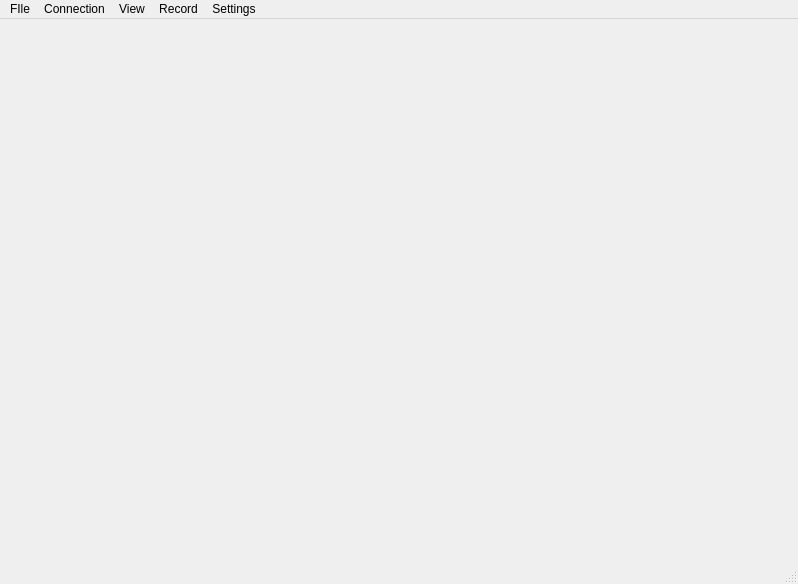
<?xml version="1.0" encoding="UTF-8"?>
<ui version="4.0">
 <class>MainWindow</class>
 <widget class="QMainWindow" name="MainWindow">
  <property name="enabled">
   <bool>true</bool>
  </property>
  <property name="geometry">
   <rect>
    <x>0</x>
    <y>0</y>
    <width>798</width>
    <height>584</height>
   </rect>
  </property>
  <property name="windowTitle">
   <string>MainWindow</string>
  </property>
  <widget class="QWidget" name="centralwidget">
   <layout class="QHBoxLayout" name="horizontalLayout">
    <property name="leftMargin">
     <number>0</number>
    </property>
    <property name="topMargin">
     <number>0</number>
    </property>
    <property name="rightMargin">
     <number>0</number>
    </property>
    <property name="bottomMargin">
     <number>0</number>
    </property>
    <item>
     <layout class="QHBoxLayout" name="horizontalLayout_2">
      <item>
       <widget class="DisplayBuffer" name="label">
        <property name="sizePolicy">
         <sizepolicy hsizetype="Expanding" vsizetype="Expanding">
          <horstretch>0</horstretch>
          <verstretch>0</verstretch>
         </sizepolicy>
        </property>
        <property name="cursor">
         <cursorShape>ArrowCursor</cursorShape>
        </property>
        <property name="styleSheet">
         <string notr="true"/>
        </property>
        <property name="text">
         <string/>
        </property>
        <property name="scaledContents">
         <bool>true</bool>
        </property>
       </widget>
      </item>
     </layout>
    </item>
   </layout>
  </widget>
  <widget class="QMenuBar" name="menubar">
   <property name="geometry">
    <rect>
     <x>0</x>
     <y>0</y>
     <width>798</width>
     <height>21</height>
    </rect>
   </property>
   <widget class="QMenu" name="menuFile">
    <property name="title">
     <string>Settings</string>
    </property>
    <addaction name="action_Security"/>
    <addaction name="action_UI"/>
   </widget>
   <widget class="QMenu" name="menuView">
    <property name="title">
     <string>View</string>
    </property>
    <addaction name="action_Fullscreen"/>
   </widget>
   <widget class="QMenu" name="menuFIle">
    <property name="title">
     <string>FIle</string>
    </property>
    <addaction name="action_Save_To"/>
    <addaction name="separator"/>
    <addaction name="action_Exit"/>
   </widget>
   <widget class="QMenu" name="menuConnect">
    <property name="title">
     <string>Connection</string>
    </property>
    <addaction name="action_Connect"/>
    <addaction name="action_Disconnect"/>
    <addaction name="separator"/>
    <addaction name="action_Bind"/>
    <addaction name="action_Close"/>
   </widget>
   <widget class="QMenu" name="menuRecord">
    <property name="title">
     <string>Record</string>
    </property>
    <addaction name="action_Start_Recording"/>
    <addaction name="action_Stop_Recording"/>
   </widget>
   <addaction name="menuFIle"/>
   <addaction name="menuConnect"/>
   <addaction name="menuView"/>
   <addaction name="menuRecord"/>
   <addaction name="menuFile"/>
  </widget>
  <widget class="QStatusBar" name="statusbar"/>
  <action name="action_Exit">
   <property name="text">
    <string>&amp;Exit</string>
   </property>
   <property name="shortcut">
    <string>Ctrl+Q</string>
   </property>
  </action>
  <action name="action_Save_To">
   <property name="text">
    <string>&amp;Save To...</string>
   </property>
   <property name="shortcut">
    <string>Ctrl+S</string>
   </property>
  </action>
  <action name="action_Connect">
   <property name="text">
    <string>&amp;Connect</string>
   </property>
  </action>
  <action name="action_Disconnect">
   <property name="text">
    <string>&amp;Disconnect</string>
   </property>
  </action>
  <action name="action_Security">
   <property name="text">
    <string>&amp;Security...</string>
   </property>
  </action>
  <action name="action_UI">
   <property name="text">
    <string>&amp;UI...</string>
   </property>
   <property name="shortcut">
    <string>Ctrl+U</string>
   </property>
  </action>
  <action name="action_Start_Recording">
   <property name="text">
    <string>&amp;Start Recording</string>
   </property>
  </action>
  <action name="action_Stop_Recording">
   <property name="icon">
    <iconset>
     <normaloff>C:/Users/arel_room/Pictures/play.png</normaloff>C:/Users/arel_room/Pictures/play.png</iconset>
   </property>
   <property name="text">
    <string>&amp;Stop Recording</string>
   </property>
  </action>
  <action name="action_Fullscreen">
   <property name="text">
    <string>&amp;Fullscreen</string>
   </property>
   <property name="shortcut">
    <string>F11</string>
   </property>
  </action>
  <action name="action_Bind">
   <property name="text">
    <string>&amp;Bind</string>
   </property>
  </action>
  <action name="action_Close">
   <property name="text">
    <string>&amp;Close</string>
   </property>
  </action>
 </widget>
 <customwidgets>
  <customwidget>
   <class>DisplayBuffer</class>
   <extends>QLabel</extends>
   <header>UI.CustomWidgets.DisplayBuffer</header>
  </customwidget>
 </customwidgets>
 <resources/>
 <connections/>
</ui>
